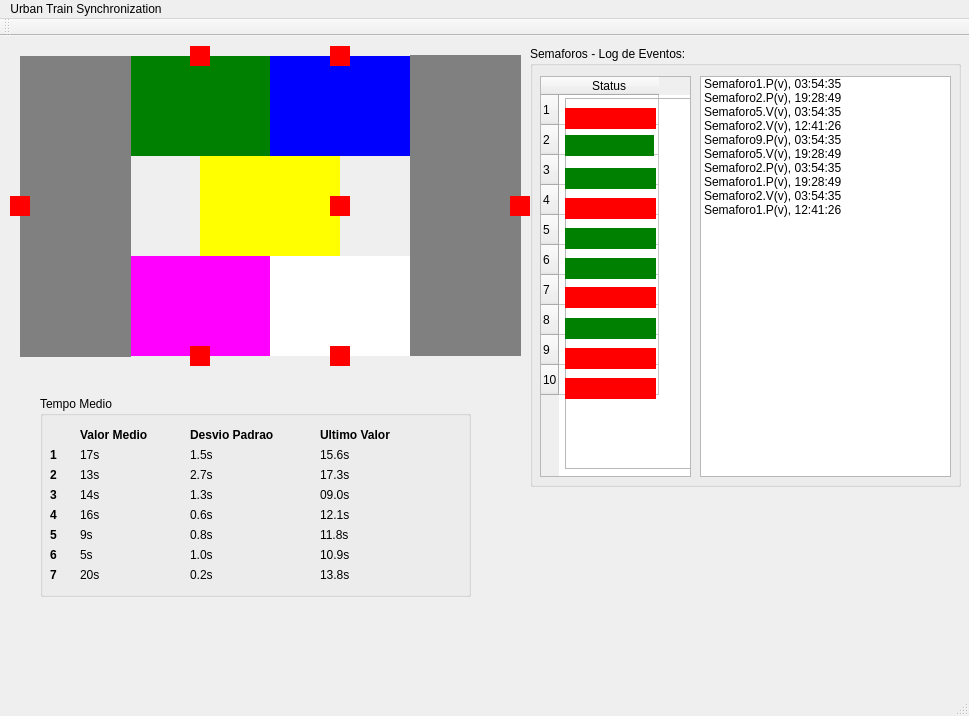
<?xml version="1.0" encoding="UTF-8"?>
<ui version="4.0">
 <class>MainWindow</class>
 <widget class="QMainWindow" name="MainWindow">
  <property name="geometry">
   <rect>
    <x>0</x>
    <y>0</y>
    <width>969</width>
    <height>716</height>
   </rect>
  </property>
  <property name="windowTitle">
   <string>MainWindow</string>
  </property>
  <widget class="QWidget" name="centralWidget">
   <widget class="QLabel" name="labelTrilho01">
    <property name="geometry">
     <rect>
      <x>200</x>
      <y>120</y>
      <width>140</width>
      <height>100</height>
     </rect>
    </property>
    <property name="styleSheet">
     <string notr="true">background-color: yellow</string>
    </property>
    <property name="text">
     <string/>
    </property>
   </widget>
   <widget class="QLabel" name="labelTrilho01_2">
    <property name="geometry">
     <rect>
      <x>270</x>
      <y>20</y>
      <width>140</width>
      <height>100</height>
     </rect>
    </property>
    <property name="styleSheet">
     <string notr="true">background-color: blue</string>
    </property>
    <property name="text">
     <string/>
    </property>
   </widget>
   <widget class="QLabel" name="labelTrilho01_3">
    <property name="geometry">
     <rect>
      <x>130</x>
      <y>20</y>
      <width>140</width>
      <height>100</height>
     </rect>
    </property>
    <property name="styleSheet">
     <string notr="true">background-color: green
</string>
    </property>
    <property name="text">
     <string/>
    </property>
   </widget>
   <widget class="QLabel" name="labelTrilho01_4">
    <property name="geometry">
     <rect>
      <x>130</x>
      <y>220</y>
      <width>140</width>
      <height>100</height>
     </rect>
    </property>
    <property name="styleSheet">
     <string notr="true">background-color: magenta</string>
    </property>
    <property name="text">
     <string/>
    </property>
   </widget>
   <widget class="QLabel" name="labelTrilho01_5">
    <property name="geometry">
     <rect>
      <x>270</x>
      <y>220</y>
      <width>140</width>
      <height>100</height>
     </rect>
    </property>
    <property name="styleSheet">
     <string notr="true">background-color: white</string>
    </property>
    <property name="text">
     <string/>
    </property>
   </widget>
   <widget class="QLabel" name="labelTrilho01_6">
    <property name="geometry">
     <rect>
      <x>410</x>
      <y>19</y>
      <width>111</width>
      <height>301</height>
     </rect>
    </property>
    <property name="styleSheet">
     <string notr="true">background-color: gray
</string>
    </property>
    <property name="text">
     <string/>
    </property>
   </widget>
   <widget class="QLabel" name="labelTrilho01_7">
    <property name="geometry">
     <rect>
      <x>20</x>
      <y>20</y>
      <width>111</width>
      <height>301</height>
     </rect>
    </property>
    <property name="styleSheet">
     <string notr="true">background-color: gray
</string>
    </property>
    <property name="text">
     <string/>
    </property>
   </widget>
   <widget class="QLabel" name="labelTrem2">
    <property name="geometry">
     <rect>
      <x>190</x>
      <y>10</y>
      <width>20</width>
      <height>20</height>
     </rect>
    </property>
    <property name="styleSheet">
     <string notr="true">background-color: red</string>
    </property>
    <property name="text">
     <string/>
    </property>
   </widget>
   <widget class="QLabel" name="labelTrem4">
    <property name="geometry">
     <rect>
      <x>510</x>
      <y>160</y>
      <width>20</width>
      <height>20</height>
     </rect>
    </property>
    <property name="styleSheet">
     <string notr="true">background-color: red</string>
    </property>
    <property name="text">
     <string/>
    </property>
   </widget>
   <widget class="QLabel" name="labelTrem1">
    <property name="geometry">
     <rect>
      <x>10</x>
      <y>160</y>
      <width>20</width>
      <height>20</height>
     </rect>
    </property>
    <property name="styleSheet">
     <string notr="true">background-color: red</string>
    </property>
    <property name="text">
     <string/>
    </property>
   </widget>
   <widget class="QLabel" name="labelTrem6">
    <property name="geometry">
     <rect>
      <x>190</x>
      <y>310</y>
      <width>20</width>
      <height>20</height>
     </rect>
    </property>
    <property name="styleSheet">
     <string notr="true">background-color: red</string>
    </property>
    <property name="text">
     <string/>
    </property>
   </widget>
   <widget class="QLabel" name="labelTrem5">
    <property name="geometry">
     <rect>
      <x>330</x>
      <y>310</y>
      <width>20</width>
      <height>20</height>
     </rect>
    </property>
    <property name="styleSheet">
     <string notr="true">background-color: red</string>
    </property>
    <property name="text">
     <string/>
    </property>
   </widget>
   <widget class="QLabel" name="labelTrem3">
    <property name="geometry">
     <rect>
      <x>330</x>
      <y>10</y>
      <width>20</width>
      <height>20</height>
     </rect>
    </property>
    <property name="styleSheet">
     <string notr="true">background-color: red</string>
    </property>
    <property name="text">
     <string/>
    </property>
   </widget>
   <widget class="QLabel" name="labelTrem7">
    <property name="geometry">
     <rect>
      <x>330</x>
      <y>160</y>
      <width>20</width>
      <height>20</height>
     </rect>
    </property>
    <property name="styleSheet">
     <string notr="true">background-color: red</string>
    </property>
    <property name="text">
     <string/>
    </property>
   </widget>
   <widget class="QGroupBox" name="SemaforoLog">
    <property name="geometry">
     <rect>
      <x>530</x>
      <y>10</y>
      <width>431</width>
      <height>441</height>
     </rect>
    </property>
    <property name="font">
     <font>
      <kerning>true</kerning>
     </font>
    </property>
    <property name="autoFillBackground">
     <bool>true</bool>
    </property>
    <property name="title">
     <string>Semaforos - Log de Eventos:</string>
    </property>
    <widget class="QTableWidget" name="tableWidget">
     <property name="enabled">
      <bool>true</bool>
     </property>
     <property name="geometry">
      <rect>
       <x>10</x>
       <y>30</y>
       <width>151</width>
       <height>401</height>
      </rect>
     </property>
     <property name="mouseTracking">
      <bool>false</bool>
     </property>
     <property name="focusPolicy">
      <enum>Qt::NoFocus</enum>
     </property>
     <property name="accessibleName">
      <string notr="true"/>
     </property>
     <property name="accessibleDescription">
      <string notr="true"/>
     </property>
     <property name="styleSheet">
      <string notr="true"/>
     </property>
     <property name="dragDropOverwriteMode">
      <bool>false</bool>
     </property>
     <row>
      <property name="text">
       <string>1</string>
      </property>
     </row>
     <row>
      <property name="text">
       <string>2</string>
      </property>
     </row>
     <row>
      <property name="text">
       <string>3</string>
      </property>
     </row>
     <row>
      <property name="text">
       <string>4</string>
      </property>
     </row>
     <row>
      <property name="text">
       <string>5</string>
      </property>
     </row>
     <row>
      <property name="text">
       <string>6</string>
      </property>
     </row>
     <row>
      <property name="text">
       <string>7</string>
      </property>
     </row>
     <row>
      <property name="text">
       <string>8</string>
      </property>
     </row>
     <row>
      <property name="text">
       <string>9</string>
      </property>
     </row>
     <row>
      <property name="text">
       <string>10</string>
      </property>
     </row>
     <column>
      <property name="text">
       <string>Status</string>
      </property>
     </column>
    </widget>
    <widget class="QListWidget" name="listLogEventos">
     <property name="geometry">
      <rect>
       <x>170</x>
       <y>30</y>
       <width>251</width>
       <height>401</height>
      </rect>
     </property>
     <property name="focusPolicy">
      <enum>Qt::NoFocus</enum>
     </property>
     <item>
      <property name="text">
       <string>Semaforo1.P(v), 03:54:35</string>
      </property>
     </item>
     <item>
      <property name="text">
       <string>Semaforo2.P(v), 19:28:49</string>
      </property>
     </item>
     <item>
      <property name="text">
       <string>Semaforo5.V(v), 03:54:35</string>
      </property>
     </item>
     <item>
      <property name="text">
       <string>Semaforo2.V(v), 12:41:26</string>
      </property>
     </item>
     <item>
      <property name="text">
       <string>Semaforo9.P(v), 03:54:35</string>
      </property>
     </item>
     <item>
      <property name="text">
       <string>Semaforo5.V(v), 19:28:49</string>
      </property>
     </item>
     <item>
      <property name="text">
       <string>Semaforo2.P(v), 03:54:35</string>
      </property>
     </item>
     <item>
      <property name="text">
       <string>Semaforo1.P(v), 19:28:49</string>
      </property>
     </item>
     <item>
      <property name="text">
       <string>Semaforo2.V(v), 03:54:35</string>
      </property>
     </item>
     <item>
      <property name="text">
       <string>Semaforo1.P(v), 12:41:26</string>
      </property>
     </item>
    </widget>
    <widget class="QFrame" name="placar_semaforos">
     <property name="geometry">
      <rect>
       <x>35</x>
       <y>52</y>
       <width>126</width>
       <height>371</height>
      </rect>
     </property>
     <property name="frameShape">
      <enum>QFrame::StyledPanel</enum>
     </property>
     <property name="frameShadow">
      <enum>QFrame::Raised</enum>
     </property>
     <widget class="QLabel" name="semaforo1">
      <property name="geometry">
       <rect>
        <x>0</x>
        <y>10</y>
        <width>91</width>
        <height>21</height>
       </rect>
      </property>
      <property name="styleSheet">
       <string notr="true">background-color: red;</string>
      </property>
      <property name="text">
       <string/>
      </property>
     </widget>
     <widget class="QLabel" name="semaforo2">
      <property name="geometry">
       <rect>
        <x>-2</x>
        <y>37</y>
        <width>91</width>
        <height>21</height>
       </rect>
      </property>
      <property name="styleSheet">
       <string notr="true">background-color: green;</string>
      </property>
      <property name="text">
       <string/>
      </property>
     </widget>
     <widget class="QLabel" name="semaforo3">
      <property name="geometry">
       <rect>
        <x>0</x>
        <y>70</y>
        <width>91</width>
        <height>21</height>
       </rect>
      </property>
      <property name="styleSheet">
       <string notr="true">background-color: green;</string>
      </property>
      <property name="text">
       <string/>
      </property>
     </widget>
     <widget class="QLabel" name="semaforo4">
      <property name="geometry">
       <rect>
        <x>0</x>
        <y>100</y>
        <width>91</width>
        <height>21</height>
       </rect>
      </property>
      <property name="styleSheet">
       <string notr="true">background-color: red;</string>
      </property>
      <property name="text">
       <string/>
      </property>
     </widget>
     <widget class="QLabel" name="semaforo5">
      <property name="geometry">
       <rect>
        <x>0</x>
        <y>130</y>
        <width>91</width>
        <height>21</height>
       </rect>
      </property>
      <property name="styleSheet">
       <string notr="true">background-color: green;</string>
      </property>
      <property name="text">
       <string/>
      </property>
     </widget>
     <widget class="QLabel" name="semaforo6">
      <property name="geometry">
       <rect>
        <x>0</x>
        <y>160</y>
        <width>91</width>
        <height>21</height>
       </rect>
      </property>
      <property name="styleSheet">
       <string notr="true">background-color: green;</string>
      </property>
      <property name="text">
       <string/>
      </property>
     </widget>
     <widget class="QLabel" name="semaforo7">
      <property name="geometry">
       <rect>
        <x>0</x>
        <y>189</y>
        <width>91</width>
        <height>21</height>
       </rect>
      </property>
      <property name="styleSheet">
       <string notr="true">background-color: red;</string>
      </property>
      <property name="text">
       <string/>
      </property>
     </widget>
     <widget class="QLabel" name="semaforo8">
      <property name="geometry">
       <rect>
        <x>0</x>
        <y>220</y>
        <width>91</width>
        <height>21</height>
       </rect>
      </property>
      <property name="styleSheet">
       <string notr="true">background-color: green;</string>
      </property>
      <property name="text">
       <string/>
      </property>
     </widget>
     <widget class="QLabel" name="semaforo9">
      <property name="geometry">
       <rect>
        <x>0</x>
        <y>250</y>
        <width>91</width>
        <height>21</height>
       </rect>
      </property>
      <property name="styleSheet">
       <string notr="true">background-color: red;</string>
      </property>
      <property name="text">
       <string/>
      </property>
     </widget>
     <widget class="QLabel" name="semaforo10">
      <property name="geometry">
       <rect>
        <x>0</x>
        <y>280</y>
        <width>91</width>
        <height>21</height>
       </rect>
      </property>
      <property name="styleSheet">
       <string notr="true">background-color: red;</string>
      </property>
      <property name="text">
       <string/>
      </property>
     </widget>
    </widget>
   </widget>
   <widget class="QGroupBox" name="TempoMedio">
    <property name="geometry">
     <rect>
      <x>40</x>
      <y>360</y>
      <width>431</width>
      <height>201</height>
     </rect>
    </property>
    <property name="font">
     <font>
      <kerning>true</kerning>
     </font>
    </property>
    <property name="autoFillBackground">
     <bool>true</bool>
    </property>
    <property name="title">
     <string>Tempo Medio </string>
    </property>
    <property name="checkable">
     <bool>false</bool>
    </property>
    <widget class="QLabel" name="label">
     <property name="geometry">
      <rect>
       <x>10</x>
       <y>50</y>
       <width>16</width>
       <height>18</height>
      </rect>
     </property>
     <property name="font">
      <font>
       <weight>75</weight>
       <bold>true</bold>
      </font>
     </property>
     <property name="text">
      <string>1</string>
     </property>
    </widget>
    <widget class="QLabel" name="label_2">
     <property name="geometry">
      <rect>
       <x>10</x>
       <y>70</y>
       <width>16</width>
       <height>18</height>
      </rect>
     </property>
     <property name="font">
      <font>
       <weight>75</weight>
       <bold>true</bold>
      </font>
     </property>
     <property name="text">
      <string>2</string>
     </property>
    </widget>
    <widget class="QLabel" name="label_3">
     <property name="geometry">
      <rect>
       <x>10</x>
       <y>90</y>
       <width>16</width>
       <height>18</height>
      </rect>
     </property>
     <property name="font">
      <font>
       <weight>75</weight>
       <bold>true</bold>
      </font>
     </property>
     <property name="text">
      <string>3</string>
     </property>
    </widget>
    <widget class="QLabel" name="label_4">
     <property name="geometry">
      <rect>
       <x>10</x>
       <y>110</y>
       <width>16</width>
       <height>18</height>
      </rect>
     </property>
     <property name="font">
      <font>
       <weight>75</weight>
       <bold>true</bold>
      </font>
     </property>
     <property name="text">
      <string>4</string>
     </property>
    </widget>
    <widget class="QLabel" name="label_5">
     <property name="geometry">
      <rect>
       <x>10</x>
       <y>130</y>
       <width>16</width>
       <height>18</height>
      </rect>
     </property>
     <property name="font">
      <font>
       <weight>75</weight>
       <bold>true</bold>
      </font>
     </property>
     <property name="text">
      <string>5</string>
     </property>
    </widget>
    <widget class="QLabel" name="label_6">
     <property name="geometry">
      <rect>
       <x>10</x>
       <y>150</y>
       <width>16</width>
       <height>18</height>
      </rect>
     </property>
     <property name="font">
      <font>
       <weight>75</weight>
       <bold>true</bold>
      </font>
     </property>
     <property name="text">
      <string>6</string>
     </property>
    </widget>
    <widget class="QLabel" name="label_7">
     <property name="geometry">
      <rect>
       <x>10</x>
       <y>170</y>
       <width>16</width>
       <height>18</height>
      </rect>
     </property>
     <property name="font">
      <font>
       <weight>75</weight>
       <bold>true</bold>
      </font>
     </property>
     <property name="text">
      <string>7</string>
     </property>
    </widget>
    <widget class="QLabel" name="valorMedio">
     <property name="geometry">
      <rect>
       <x>40</x>
       <y>30</y>
       <width>111</width>
       <height>18</height>
      </rect>
     </property>
     <property name="font">
      <font>
       <weight>75</weight>
       <bold>true</bold>
      </font>
     </property>
     <property name="text">
      <string>Valor Medio</string>
     </property>
    </widget>
    <widget class="QLabel" name="desvioPadrao">
     <property name="geometry">
      <rect>
       <x>150</x>
       <y>30</y>
       <width>131</width>
       <height>18</height>
      </rect>
     </property>
     <property name="font">
      <font>
       <weight>75</weight>
       <bold>true</bold>
      </font>
     </property>
     <property name="text">
      <string>Desvio Padrao</string>
     </property>
    </widget>
    <widget class="QLabel" name="ultimoValor">
     <property name="geometry">
      <rect>
       <x>280</x>
       <y>30</y>
       <width>111</width>
       <height>18</height>
      </rect>
     </property>
     <property name="font">
      <font>
       <weight>75</weight>
       <bold>true</bold>
      </font>
     </property>
     <property name="text">
      <string>Ultimo Valor</string>
     </property>
    </widget>
    <widget class="QFrame" name="valorMedioContainer">
     <property name="geometry">
      <rect>
       <x>40</x>
       <y>50</y>
       <width>120</width>
       <height>141</height>
      </rect>
     </property>
     <property name="styleSheet">
      <string notr="true">border: none;</string>
     </property>
     <property name="frameShape">
      <enum>QFrame::StyledPanel</enum>
     </property>
     <property name="frameShadow">
      <enum>QFrame::Raised</enum>
     </property>
     <widget class="QLabel" name="medioTrem7">
      <property name="geometry">
       <rect>
        <x>0</x>
        <y>120</y>
        <width>81</width>
        <height>18</height>
       </rect>
      </property>
      <property name="text">
       <string>20s</string>
      </property>
     </widget>
     <widget class="QLabel" name="medioTrem2">
      <property name="geometry">
       <rect>
        <x>0</x>
        <y>20</y>
        <width>81</width>
        <height>18</height>
       </rect>
      </property>
      <property name="text">
       <string>13s</string>
      </property>
     </widget>
     <widget class="QLabel" name="medioTrem3">
      <property name="geometry">
       <rect>
        <x>0</x>
        <y>40</y>
        <width>81</width>
        <height>18</height>
       </rect>
      </property>
      <property name="text">
       <string>14s</string>
      </property>
     </widget>
     <widget class="QLabel" name="medioTrem1">
      <property name="geometry">
       <rect>
        <x>0</x>
        <y>0</y>
        <width>81</width>
        <height>18</height>
       </rect>
      </property>
      <property name="text">
       <string>17s</string>
      </property>
     </widget>
     <widget class="QLabel" name="medioTrem4">
      <property name="geometry">
       <rect>
        <x>0</x>
        <y>60</y>
        <width>81</width>
        <height>18</height>
       </rect>
      </property>
      <property name="text">
       <string>16s</string>
      </property>
     </widget>
     <widget class="QLabel" name="medioTrem5">
      <property name="geometry">
       <rect>
        <x>0</x>
        <y>80</y>
        <width>81</width>
        <height>18</height>
       </rect>
      </property>
      <property name="text">
       <string>9s</string>
      </property>
     </widget>
     <widget class="QLabel" name="medioTrem6">
      <property name="geometry">
       <rect>
        <x>0</x>
        <y>100</y>
        <width>81</width>
        <height>18</height>
       </rect>
      </property>
      <property name="text">
       <string>5s</string>
      </property>
     </widget>
    </widget>
    <widget class="QFrame" name="desvioPadraoContainer">
     <property name="geometry">
      <rect>
       <x>150</x>
       <y>50</y>
       <width>120</width>
       <height>141</height>
      </rect>
     </property>
     <property name="styleSheet">
      <string notr="true">border: none;</string>
     </property>
     <property name="frameShape">
      <enum>QFrame::StyledPanel</enum>
     </property>
     <property name="frameShadow">
      <enum>QFrame::Raised</enum>
     </property>
     <widget class="QLabel" name="desvioTrem1">
      <property name="geometry">
       <rect>
        <x>0</x>
        <y>0</y>
        <width>81</width>
        <height>18</height>
       </rect>
      </property>
      <property name="text">
       <string>1.5s</string>
      </property>
     </widget>
     <widget class="QLabel" name="desvioTrem2">
      <property name="geometry">
       <rect>
        <x>0</x>
        <y>20</y>
        <width>81</width>
        <height>18</height>
       </rect>
      </property>
      <property name="text">
       <string>2.7s</string>
      </property>
     </widget>
     <widget class="QLabel" name="desvioTrem3">
      <property name="geometry">
       <rect>
        <x>0</x>
        <y>40</y>
        <width>81</width>
        <height>18</height>
       </rect>
      </property>
      <property name="text">
       <string>1.3s</string>
      </property>
     </widget>
     <widget class="QLabel" name="desvioTrem4">
      <property name="geometry">
       <rect>
        <x>0</x>
        <y>60</y>
        <width>81</width>
        <height>18</height>
       </rect>
      </property>
      <property name="text">
       <string>0.6s</string>
      </property>
     </widget>
     <widget class="QLabel" name="desvioTrem5">
      <property name="geometry">
       <rect>
        <x>0</x>
        <y>80</y>
        <width>81</width>
        <height>18</height>
       </rect>
      </property>
      <property name="text">
       <string>0.8s</string>
      </property>
     </widget>
     <widget class="QLabel" name="desvioTrem6">
      <property name="geometry">
       <rect>
        <x>0</x>
        <y>100</y>
        <width>81</width>
        <height>18</height>
       </rect>
      </property>
      <property name="text">
       <string>1.0s</string>
      </property>
     </widget>
     <widget class="QLabel" name="desvioTrem7">
      <property name="geometry">
       <rect>
        <x>0</x>
        <y>120</y>
        <width>81</width>
        <height>18</height>
       </rect>
      </property>
      <property name="text">
       <string>0.2s</string>
      </property>
     </widget>
    </widget>
    <widget class="QFrame" name="ultimoValorContainer">
     <property name="geometry">
      <rect>
       <x>280</x>
       <y>50</y>
       <width>120</width>
       <height>141</height>
      </rect>
     </property>
     <property name="styleSheet">
      <string notr="true">border: none;</string>
     </property>
     <property name="frameShape">
      <enum>QFrame::StyledPanel</enum>
     </property>
     <property name="frameShadow">
      <enum>QFrame::Raised</enum>
     </property>
     <widget class="QLabel" name="ultimoTrem1">
      <property name="geometry">
       <rect>
        <x>0</x>
        <y>0</y>
        <width>81</width>
        <height>18</height>
       </rect>
      </property>
      <property name="text">
       <string>15.6s</string>
      </property>
     </widget>
     <widget class="QLabel" name="ultimoTrem2">
      <property name="geometry">
       <rect>
        <x>0</x>
        <y>20</y>
        <width>81</width>
        <height>18</height>
       </rect>
      </property>
      <property name="text">
       <string>17.3s</string>
      </property>
     </widget>
     <widget class="QLabel" name="ultimoTrem3">
      <property name="geometry">
       <rect>
        <x>0</x>
        <y>40</y>
        <width>81</width>
        <height>18</height>
       </rect>
      </property>
      <property name="text">
       <string>09.0s</string>
      </property>
     </widget>
     <widget class="QLabel" name="ultimoTrem4">
      <property name="geometry">
       <rect>
        <x>0</x>
        <y>60</y>
        <width>81</width>
        <height>18</height>
       </rect>
      </property>
      <property name="text">
       <string>12.1s</string>
      </property>
     </widget>
     <widget class="QLabel" name="ultimoTrem5">
      <property name="geometry">
       <rect>
        <x>0</x>
        <y>80</y>
        <width>81</width>
        <height>18</height>
       </rect>
      </property>
      <property name="text">
       <string>11.8s</string>
      </property>
     </widget>
     <widget class="QLabel" name="ultimoTrem6">
      <property name="geometry">
       <rect>
        <x>0</x>
        <y>100</y>
        <width>81</width>
        <height>18</height>
       </rect>
      </property>
      <property name="text">
       <string>10.9s</string>
      </property>
     </widget>
     <widget class="QLabel" name="ultimoTrem7">
      <property name="geometry">
       <rect>
        <x>0</x>
        <y>120</y>
        <width>81</width>
        <height>18</height>
       </rect>
      </property>
      <property name="text">
       <string>13.8s</string>
      </property>
     </widget>
    </widget>
   </widget>
  </widget>
  <widget class="QMenuBar" name="menuBar">
   <property name="geometry">
    <rect>
     <x>0</x>
     <y>0</y>
     <width>969</width>
     <height>27</height>
    </rect>
   </property>
   <widget class="QMenu" name="menuUrban_Train_Synchronization">
    <property name="title">
     <string>Urban Train Synchronization</string>
    </property>
   </widget>
   <addaction name="menuUrban_Train_Synchronization"/>
  </widget>
  <widget class="QToolBar" name="mainToolBar">
   <attribute name="toolBarArea">
    <enum>TopToolBarArea</enum>
   </attribute>
   <attribute name="toolBarBreak">
    <bool>false</bool>
   </attribute>
  </widget>
  <widget class="QStatusBar" name="statusBar"/>
 </widget>
 <layoutdefault spacing="6" margin="11"/>
 <resources/>
 <connections/>
</ui>
